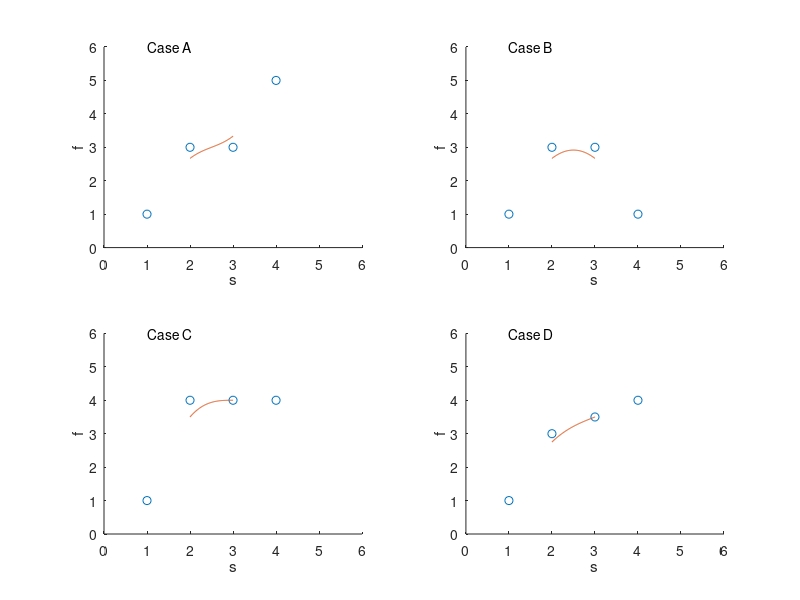

MATLAB code to generate this figure:
% f9_5
% Copyright S. Nakamura, 1995
set(gcf, 'NumberTitle','off','Name', 'Figure 9.5')

clear; clf; hold off
subplot(221)
f = [  1 3 3 5 ];  m = length(f);
s=1:m;
axis([0,6,0,6]); hold on
xlabel('s'); ylabel('f');  plot(s,f,'o')
for k=1:m
  z=int2str(k); sk = s(k); fk=f(k); %text(sk-0.2,fk-0.2,z)
end
t = 0:0.01:1; t2=t.^2; t3=t.^3;
for i=2:m-2
   fb = 1/6*((1-t).^3*f(i-1)+(3*t3-6*t2+ 4)*f(i) + ...
        (-3*t3+3*t2 + 3*t + 1)*f(i+1) + t3*f(i+2) );
   plot(s(i)+t,fb)
end
text(1,6,'Case A')


subplot(222)
f = [  1 3 3 1 ];  m = length(f);
s=1:m;
axis([0,6,0,6]); hold on
xlabel('s'); ylabel('f');  plot(s,f,'o')
for k=1:m
  z=int2str(k); sk = s(k); fk=f(k); %text(sk-0.2,fk-0.2,z)
end
t = 0:0.01:1; t2=t.^2; t3=t.^3;
for i=2:m-2
   fb = 1/6*((1-t).^3*f(i-1)+(3*t3-6*t2+ 4)*f(i) + ...
        (-3*t3+3*t2 + 3*t + 1)*f(i+1) + t3*f(i+2) );
   plot(s(i)+t,fb)
end
text(1,6,'Case B')

subplot(223)
f = [  1 4 4 4 ];  m = length(f);
s=1:m;
axis([0,6,0,6]); hold on
xlabel('s'); ylabel('f');  plot(s,f,'o')
for k=1:m
  z=int2str(k); sk = s(k); fk=f(k); %text(sk-0.2,fk-0.2,z)
end
t = 0:0.01:1; t2=t.^2; t3=t.^3;
for i=2:m-2
   fb = 1/6*((1-t).^3*f(i-1)+(3*t3-6*t2+ 4)*f(i) + ...
        (-3*t3+3*t2 + 3*t + 1)*f(i+1) + t3*f(i+2) );
   plot(s(i)+t,fb)
end
text(1,6,'Case C')

%print fig9d5_zero.ps

subplot(224)
f = [  1 3 3.5  4 ];  m = length(f);
s=1:m;
axis([0,6,0,6]); hold on
xlabel('s'); ylabel('f');  plot(s,f,'o')
for k=1:m
  z=int2str(k); sk = s(k); fk=f(k); %text(sk-0.2,fk-0.2,z)
end
t = 0:0.01:1; t2=t.^2; t3=t.^3;
for i=2:m-2
   fb = 1/6*((1-t).^3*f(i-1)+(3*t3-6*t2+ 4)*f(i) + ...
        (-3*t3+3*t2 + 3*t + 1)*f(i+1) + t3*f(i+2) );
   plot(s(i)+t,fb)
end
text(1,6,'Case D')

% print fig9d5_zero.ps
